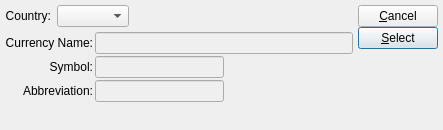
<ui version="4.0" >
 <author></author>
 <comment>This file is part of the xTuple ERP: PostBooks Edition, a free and
open source Enterprise Resource Planning software suite,
Copyright (c) 1999-2010 by OpenMFG LLC, d/b/a xTuple.
It is licensed to you under the Common Public Attribution License
version 1.0, the full text of which (including xTuple-specific Exhibits)
is available at www.xtuple.com/CPAL.  By using this software, you agree
to be bound by its terms.</comment>
 <exportmacro></exportmacro>
 <class>currencySelect</class>
 <widget class="QDialog" name="currencySelect" >
  <property name="geometry" >
   <rect>
    <x>0</x>
    <y>0</y>
    <width>443</width>
    <height>130</height>
   </rect>
  </property>
  <property name="minimumSize" >
   <size>
    <width>400</width>
    <height>130</height>
   </size>
  </property>
  <property name="windowTitle" >
   <string>Currency Selection</string>
  </property>
  <layout class="QHBoxLayout" >
   <property name="margin" >
    <number>5</number>
   </property>
   <property name="spacing" >
    <number>5</number>
   </property>
   <item>
    <layout class="QVBoxLayout" >
     <property name="margin" >
      <number>0</number>
     </property>
     <property name="spacing" >
      <number>5</number>
     </property>
     <item>
      <layout class="QHBoxLayout" >
       <property name="margin" >
        <number>0</number>
       </property>
       <property name="spacing" >
        <number>6</number>
       </property>
       <item>
        <widget class="QLabel" name="_countryLit" >
         <property name="text" >
          <string>Country:</string>
         </property>
         <property name="alignment" >
          <set>Qt::AlignRight|Qt::AlignTrailing|Qt::AlignVCenter</set>
         </property>
        </widget>
       </item>
       <item>
        <widget class="XComboBox" name="_country" />
       </item>
       <item>
        <spacer>
         <property name="orientation" >
          <enum>Qt::Horizontal</enum>
         </property>
         <property name="sizeHint" >
          <size>
           <width>40</width>
           <height>20</height>
          </size>
         </property>
        </spacer>
       </item>
      </layout>
     </item>
     <item>
      <layout class="QGridLayout" >
       <property name="margin" >
        <number>0</number>
       </property>
       <property name="spacing" >
        <number>2</number>
       </property>
       <item row="0" column="0" >
        <widget class="QLabel" name="_currNameLiteral" >
         <property name="text" >
          <string>Currency Name:</string>
         </property>
         <property name="alignment" >
          <set>Qt::AlignRight|Qt::AlignTrailing|Qt::AlignVCenter</set>
         </property>
        </widget>
       </item>
       <item row="0" column="1" >
        <widget class="QLineEdit" name="_currName" >
         <property name="enabled" >
          <bool>false</bool>
         </property>
         <property name="text" >
          <string/>
         </property>
        </widget>
       </item>
       <item row="2" column="1" >
        <layout class="QHBoxLayout" >
         <property name="margin" >
          <number>0</number>
         </property>
         <property name="spacing" >
          <number>5</number>
         </property>
         <item>
          <widget class="QLineEdit" name="_currAbbr" >
           <property name="enabled" >
            <bool>false</bool>
           </property>
           <property name="text" >
            <string/>
           </property>
          </widget>
         </item>
         <item>
          <spacer>
           <property name="orientation" >
            <enum>Qt::Horizontal</enum>
           </property>
           <property name="sizeType" >
            <enum>QSizePolicy::Expanding</enum>
           </property>
           <property name="sizeHint" >
            <size>
             <width>61</width>
             <height>21</height>
            </size>
           </property>
          </spacer>
         </item>
        </layout>
       </item>
       <item row="1" column="1" >
        <layout class="QHBoxLayout" >
         <property name="margin" >
          <number>0</number>
         </property>
         <property name="spacing" >
          <number>5</number>
         </property>
         <item>
          <widget class="QLineEdit" name="_currSymbol" >
           <property name="enabled" >
            <bool>false</bool>
           </property>
           <property name="text" >
            <string/>
           </property>
          </widget>
         </item>
         <item>
          <spacer>
           <property name="orientation" >
            <enum>Qt::Horizontal</enum>
           </property>
           <property name="sizeType" >
            <enum>QSizePolicy::Expanding</enum>
           </property>
           <property name="sizeHint" >
            <size>
             <width>41</width>
             <height>20</height>
            </size>
           </property>
          </spacer>
         </item>
        </layout>
       </item>
       <item row="1" column="0" >
        <widget class="QLabel" name="_currSymbolLiteral" >
         <property name="text" >
          <string>Symbol:</string>
         </property>
         <property name="alignment" >
          <set>Qt::AlignRight|Qt::AlignTrailing|Qt::AlignVCenter</set>
         </property>
        </widget>
       </item>
       <item row="2" column="0" >
        <widget class="QLabel" name="_currAbbrLiteral" >
         <property name="text" >
          <string>Abbreviation:</string>
         </property>
         <property name="alignment" >
          <set>Qt::AlignRight|Qt::AlignTrailing|Qt::AlignVCenter</set>
         </property>
        </widget>
       </item>
      </layout>
     </item>
     <item>
      <spacer>
       <property name="orientation" >
        <enum>Qt::Vertical</enum>
       </property>
       <property name="sizeHint" >
        <size>
         <width>20</width>
         <height>40</height>
        </size>
       </property>
      </spacer>
     </item>
    </layout>
   </item>
   <item>
    <layout class="QVBoxLayout" >
     <property name="margin" >
      <number>0</number>
     </property>
     <property name="spacing" >
      <number>5</number>
     </property>
     <item>
      <layout class="QVBoxLayout" >
       <property name="margin" >
        <number>0</number>
       </property>
       <property name="spacing" >
        <number>0</number>
       </property>
       <item>
        <widget class="QPushButton" name="_close" >
         <property name="text" >
          <string>&amp;Cancel</string>
         </property>
        </widget>
       </item>
       <item>
        <widget class="QPushButton" name="_select" >
         <property name="text" >
          <string>&amp;Select</string>
         </property>
         <property name="autoDefault" >
          <bool>true</bool>
         </property>
         <property name="default" >
          <bool>true</bool>
         </property>
        </widget>
       </item>
      </layout>
     </item>
     <item>
      <spacer>
       <property name="orientation" >
        <enum>Qt::Vertical</enum>
       </property>
       <property name="sizeType" >
        <enum>QSizePolicy::Expanding</enum>
       </property>
       <property name="sizeHint" >
        <size>
         <width>20</width>
         <height>21</height>
        </size>
       </property>
      </spacer>
     </item>
    </layout>
   </item>
  </layout>
 </widget>
 <layoutdefault spacing="5" margin="5" />
 <pixmapfunction>qPixmapFromMimeSource</pixmapfunction>
 <customwidgets>
  <customwidget>
   <class>XComboBox</class>
   <extends>QComboBox</extends>
   <header>xcombobox.h</header>
   <container>0</container>
   <pixmap></pixmap>
  </customwidget>
 </customwidgets>
 <tabstops>
  <tabstop>_currName</tabstop>
  <tabstop>_currSymbol</tabstop>
  <tabstop>_currAbbr</tabstop>
  <tabstop>_select</tabstop>
  <tabstop>_close</tabstop>
 </tabstops>
 <includes/>
 <resources/>
 <connections/>
</ui>
